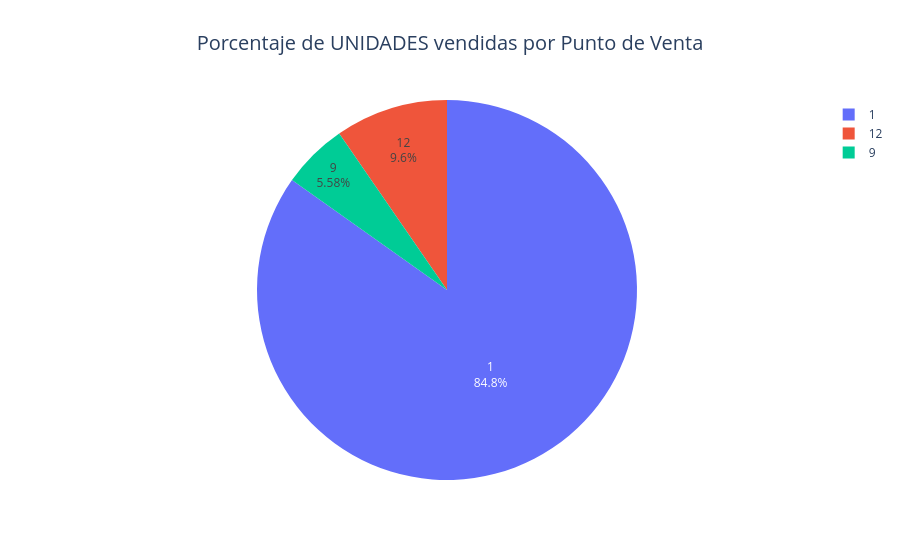
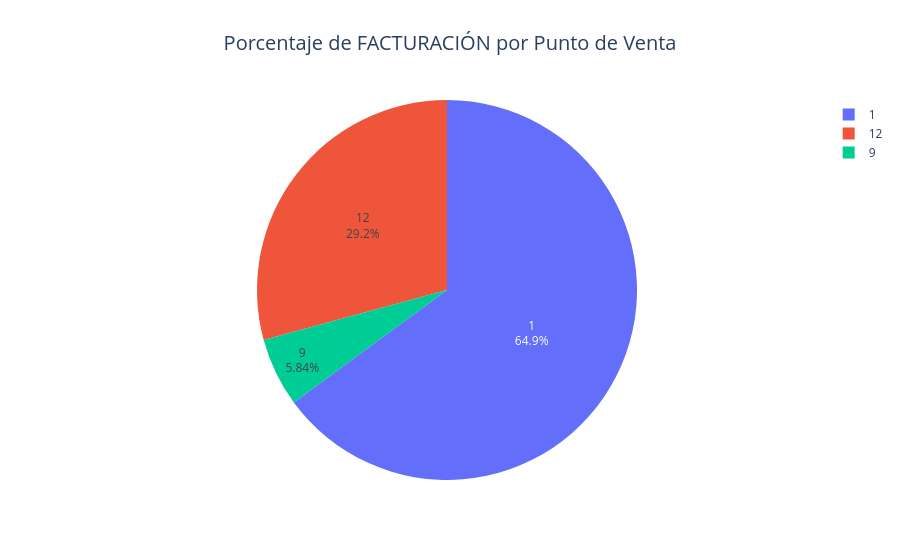

These figures' notebook cell, in order:
### Markdown cell above
Análisis por Punto de Venta

### Code cell
# porcentaje de UNIDADES vendidas por punto de venta 
units_pdv = (
    df_viz_desc.groupby('sucur')['canti']       # ver si cambiar esta columna por canti
      .sum()
      .reset_index()
      .rename(columns={'canti': 'unidades'})
)

units_pdv['porcentaje'] = 100 * units_pdv['unidades'] / units_pdv['unidades'].sum()

fig = px.pie(
    units_pdv,
    values='porcentaje',
    names='sucur',
    title='Porcentaje de UNIDADES vendidas por Punto de Venta'
)
fig.update_traces(textposition='inside', textinfo='percent+label')
fig.update_layout(title_x=0.5, title_font_size=20)
fig.show()

#porcentaje de FACTURACIÓN por punto de venta
revenue_pdv = (
    df.groupby('sucur')['total']
      .sum()
      .reset_index()
      .rename(columns={'total': 'facturacion'})
)

revenue_pdv['porcentaje'] = 100 * revenue_pdv['facturacion'] / revenue_pdv['facturacion'].sum()

fig = px.pie(
    revenue_pdv,
    values='porcentaje',
    names='sucur',
    title='Porcentaje de FACTURACIÓN por Punto de Venta'
)
fig.update_traces(textposition='inside', textinfo='percent+label')
fig.update_layout(title_x=0.5, title_font_size=20)
fig.show()

### Figure 1 — Plotly figure (JSON) as saved in the notebook; plotly's stock layout.template omitted (floating-point values rounded to 4 significant figures)
{"data": [{"domain": {"x": [0, 1], "y": [0, 1]}, "hovertemplate": "sucur=%{label}<br>porcentaje=%{value}<extra></extra>", "labels": [1, 9, 12], "legendgroup": "", "name": "", "showlegend": true, "textinfo": "percent+label", "textposition": "inside", "type": "pie", "values": [84.82, 5.58, 9.605]}], "layout": {"legend": {"tracegroupgap": 0}, "title": {"font": {"size": 20}, "text": "Porcentaje de UNIDADES vendidas por Punto de Venta", "x": 0.5}}}

### Figure 2 — Plotly figure (JSON) as saved in the notebook; plotly's stock layout.template omitted (floating-point values rounded to 4 significant figures)
{"data": [{"domain": {"x": [0, 1], "y": [0, 1]}, "hovertemplate": "sucur=%{label}<br>porcentaje=%{value}<extra></extra>", "labels": [1, 9, 12], "legendgroup": "", "name": "", "showlegend": true, "textinfo": "percent+label", "textposition": "inside", "type": "pie", "values": [64.93, 5.837, 29.24]}], "layout": {"legend": {"tracegroupgap": 0}, "title": {"font": {"size": 20}, "text": "Porcentaje de FACTURACIÓN por Punto de Venta", "x": 0.5}}}
